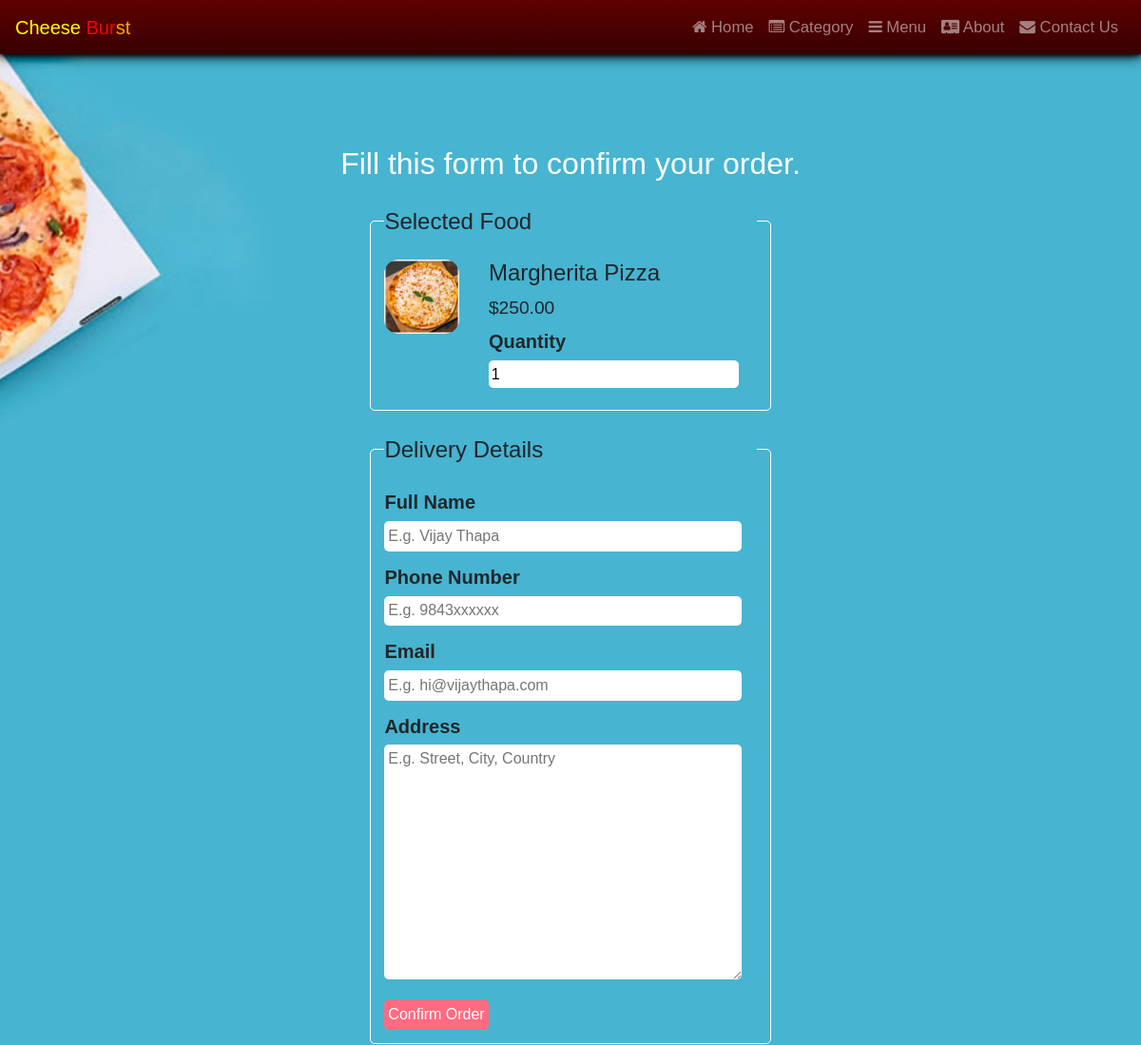
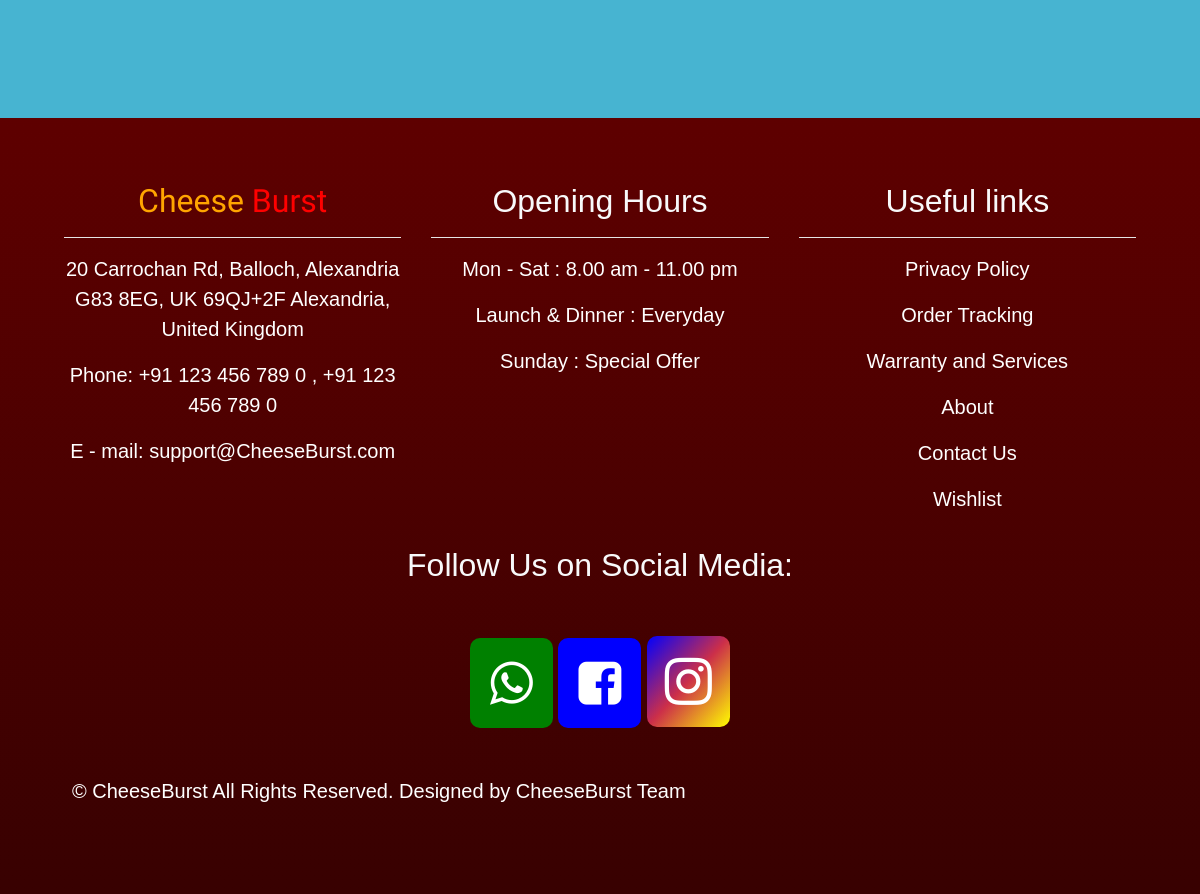
The page /order.php?food_id=1 on the database its author committed (2 pictures, top to bottom).
### tables this page shows
CREATE TABLE `tbl_food` (
  `id` int UNSIGNED NOT NULL,
  `title` varchar(100) NOT NULL,
  `description` text NOT NULL,
  `price` decimal(10,2) NOT NULL,
  `image_name` varchar(255) NOT NULL,
  `category_id` int UNSIGNED NOT NULL,
  `featured` varchar(10) NOT NULL,
  `active` varchar(10) NOT NULL
);

### order.php (the view, shortened to what this page needs)
<?php include('partials-front/menu.php'); ?>
    <?php
        if(isset($_GET['food_id']))
        {
            $food_id = $_GET['food_id'];
            $sql = "SELECT * FROM tbl_food WHERE id=$food_id";
            $res = mysqli_query($conn, $sql);
            $count = mysqli_num_rows($res);
            if($count==1)
            {
                $row = mysqli_fetch_assoc($res);
                $title = $row['title'];
                $price = $row['price'];
                $image_name = $row['image_name'];
            }
            else
            {
                header('location:'.SITEURL);
            }
        }
        else
        {
            header('location:'.SITEURL);
        }
    ?>
    <section class="food-search">
        <div class="container">
            <h2 class="text-center text-white">Fill this form to confirm your order.</h2>
            <form action="" method="POST" class="order">
                <fieldset>
                    <legend>Selected Food</legend>
                    <div class="food-menu-img">
                        <?php
                            if($image_name=="")
                            {
                                echo "<div class='error'>Image not Available.</div>";
                            }
                            else
                            {
                                ?>
                                <img src="<?php echo SITEURL; ?>images/food/<?php echo $image_name; ?>" alt="Chicke Hawain Pizza" class="img-responsive img-curve">
                                <?php
                            }
                        ?>
                    </div>
                    <div class="food-menu-desc">
                        <h3><?php echo $title; ?></h3>
                        <p class="food-price">$<?php echo $price; ?></p>
                        <div class="order-label">Quantity</div>
                        <input type="number" name="qty" class="input-responsive" value="1" required>
                    </div>
                </fieldset>
                <fieldset>
                    <legend>Delivery Details</legend>
                    <div class="order-label">Full Name</div>
                    <input type="text" name="full-name" placeholder="E.g. Vijay Thapa" class="input-responsive" required>
                    <div class="order-label">Phone Number</div>
                    <input type="tel" name="contact" placeholder="E.g. 9843xxxxxx" class="input-responsive" required>
                    <div class="order-label">Email</div>
                    <input type="email" name="email" placeholder="E.g. hi@vijaythapa.com" class="input-responsive" required>
                    <div class="order-label">Address</div>
                    <textarea name="address" rows="10" placeholder="E.g. Street, City, Country" class="input-responsive" required></textarea>
                    <input type="submit" name="submit" value="Confirm Order" class="btn btn-primary">
                </fieldset>
            </form>
        </div>
    </section>
    <?php include('partials-front/footer.php'); ?>

### css/style.css (style rules this page uses)
* { margin: 0 0; padding: 0 0; }
.container { width: 80%; margin: 0 auto; padding: 1%; }
.img-responsive { width: 100%; }
.img-curve { border-radius: 15px; }
.text-center { text-align: center; }
.text-white { color: white; }
.btn { padding: 1%; border: none; font-size: 1rem; border-radius: 5px; }
.btn-primary { background-color: #ff6b81; color: white; cursor: pointer; }
h2 { color: #2f3542; font-size: 2rem; margin-bottom: 2%; }
h3 { font-size: 1.5rem; }
fieldset { border: 1px solid white; margin: 5%; padding: 3%; border-radius: 5px; }
.food-search { background-image: url(../images/bg.jpg); background-size: cover; background-repeat: no-repeat; background-position: center; padding: 7% 0; }
.food-menu-img { width: 20%; float: left; }
.food-menu-desc { width: 70%; float: left; margin-left: 8%; }
.food-price { font-size: 1.2rem; margin: 2% 0; }
.order { width: 50%; margin: 0 auto; }
.input-responsive { width: 96%; padding: 1%; margin-bottom: 3%; border: none; border-radius: 5px; font-size: 1rem; }
.order-label { margin-bottom: 1%; font-weight: bold; }

### css/footer.css (style rules this page uses)
body { margin: 0; font-size: 1rem; font-weight: 400; line-height: 1.5; color: #212529; text-align: left; background-color: #fff; overflow-x: hidden; }

### partials-front/menu.php (style rules this page uses)
* { margin: 0; }

### back2top.php (style rules this page uses)
body { font-family: Arial, Helvetica, sans-serif; font-size: 20px; }

### rows shown on the page
tbl_food: image_name (picture), title "Margherita Pizza", price "250.00"
